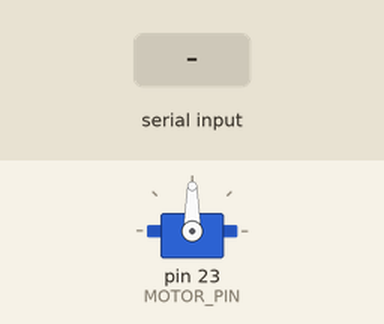
Simulated run of this sketch. Board: Arduino Mega 2560, built with avr-gcc and run on an emulated ATmega2560. On the bench: servo. The inputs (shaded band) are chosen by the test bench.

Above: at 1.2 s.
1.3 s: "90,45\n" received over Serial
At 2.9 s:
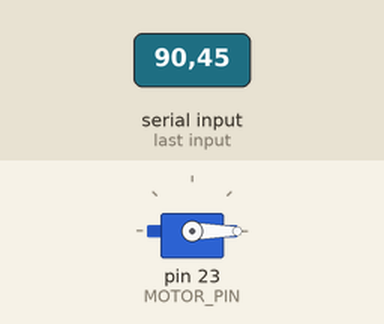
3.8 s: "30,150\n" received over Serial
At 4.1 s:
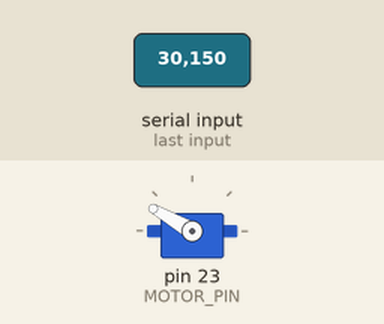
6.3 s: "200\n" received over Serial
At 7.1 s:
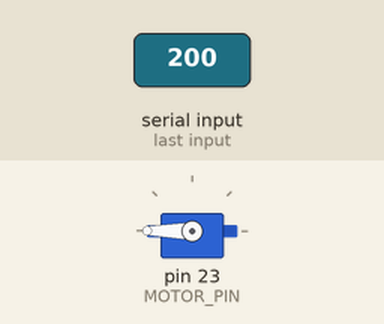
Timing chart, 0 to 9.3 s (numbered marks = the images above; inputs shaded):
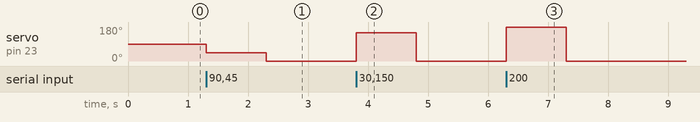

Measured:
- after the input at 1.3 s, servo on pin 23 (MOTOR_PIN): 90° → 45° at once, → 0° 1.0 s later
- after the input at 3.8 s, servo on pin 23 (MOTOR_PIN): 0° → 150° at once, → 0° 1.0 s later
- after the input at 6.3 s, servo on pin 23 (MOTOR_PIN): 0° → 180° at once, → 0° 1.0 s later

The sketch:

VolumeControl_Arduino.ino
```cpp
#include <Servo.h>

#define MANUAL

#define BAUD_RATE 9600
#define MICROPHONE_PIN 14
#define MOTOR_PIN 23
#define MOTOR_MIN_PULSE_WIDTH 1000
#define MOTOR_MAX_PULSE_WIDTH 2000
#define MIN_POS 10
#define MAX_POS 170
#define MIN_MICROPHONE_VALUE 450
#define MAX_MICROPHONE_VALUE 1200
#define MOVING_AVERAGE_ALPHA .2

double movingAverage;
Servo motor;

void setup() {
  // put your setup code here, to run once:
  Serial.begin(BAUD_RATE);

  motor.attach(MOTOR_PIN, MOTOR_MIN_PULSE_WIDTH, MOTOR_MAX_PULSE_WIDTH);
  movingAverage = analogRead(MICROPHONE_PIN);
}

void loop() {
  #ifdef MANUAL
  while (Serial.available() > 0)
  {
    int pos = Serial.parseInt();
    motor.write(pos);
  }
  #endif

  #ifndef MANUAL
  // put your main code here, to run repeatedly:
  int newVolume = analogRead(MICROPHONE_PIN);
  movingAverage = (MOVING_AVERAGE_ALPHA * newVolume) + ((1 - MOVING_AVERAGE_ALPHA) * movingAverage);

  int pos = map(movingAverage, MIN_MICROPHONE_VALUE, MAX_MICROPHONE_VALUE, MIN_POS, MAX_POS);
  motor.write(pos);
  #endif
}
```
